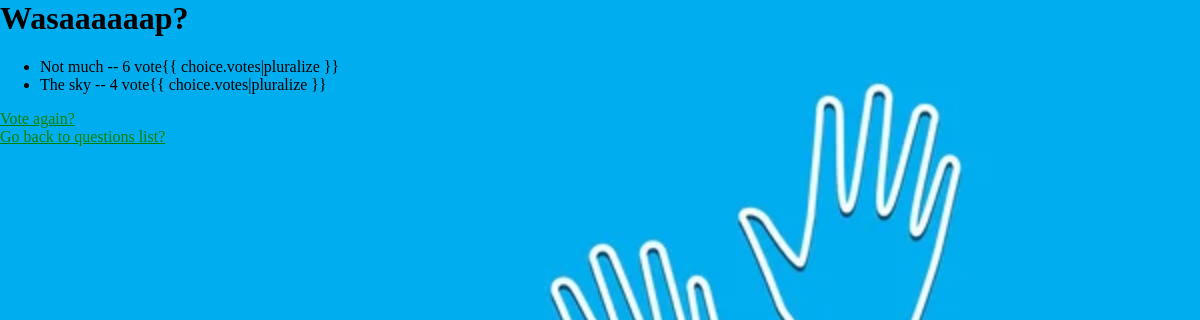
/1/results/, run on the app's committed database.
### polls/models.py (models this page shows, shortened)
class Question(models.Model):
    question_text = models.CharField(max_length=200)
    pub_date = models.DateTimeField("date published")

class Choice(models.Model):
    question = models.ForeignKey(Question, on_delete=models.CASCADE)
    choice_text = models.CharField(max_length=200)
    votes = models.IntegerField(default=0)

### polls/views.py (the view)
# urls.py: path("<int:question_id>/results/", views.results, name="results"),
def results(request, question_id):
    question = get_object_or_404(Question, pk=question_id)
    return render(request, "polls/results.html", {"question": question})

### polls/templates/polls/results.html
{% load static %}
<link rel="stylesheet" href="{% static 'polls/style.css' %}" />
<body id="b2">
<h1>{{ question.question_text }}</h1>
<ul>
  {% for choice in question.choice_set.all %}
  <li>
    {{ choice.choice_text }} -- {{ choice.votes }} vote{{ choice.votes|pluralize
    }}
  </li>
  {% endfor %}
</ul>
<a href="{% url 'detail' question.id %}">Vote again?</a> </br>
<a href="{% url 'index' %}">Go back to questions list?</a>
</body>

### polls/static/polls/style.css (style rules this page uses)
a { color: green; }
#b2 { background: white url("images/results.png") no-repeat center center fixed; background-size: cover; margin: 0; padding: 0; }

### data on the page
Question: question_text "Wasaaaaaap?"
Choice: choice_text "Not much", votes "6"
Choice: choice_text "The sky", votes "4"
